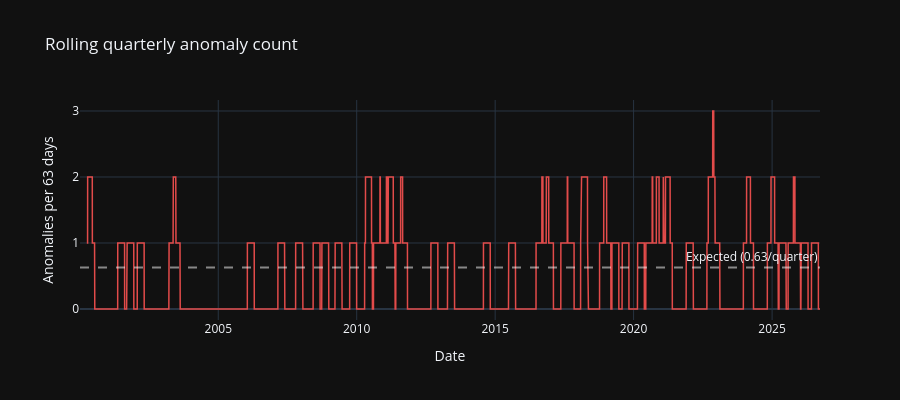

This figure's notebook cell:
### Markdown cell above
## 10. Anomaly clustering

### Code cell
# Rolling 63-day (one quarter) anomaly count
rolling_count = anomaly_99.astype(int).rolling(63).sum()

fig = go.Figure()
fig.add_trace(go.Scatter(
    x=returns.index, y=rolling_count.values,
    mode='lines', name='Rolling 63-day anomaly count',
    line=dict(color='#E24B4A', width=1.5),
))
fig.add_hline(
    y=63 * 0.01, line_dash='dash', line_color='white',
    opacity=0.5, annotation_text='Expected (0.63/quarter)',
)
fig.update_layout(
    template='plotly_dark',
    title='Rolling quarterly anomaly count',
    xaxis_title='Date', yaxis_title='Anomalies per 63 days',
    height=400,
)
fig.show()

### Figure 1 — Plotly figure (JSON) as saved in the notebook; plotly's stock layout.template omitted (floating-point values rounded to 4 significant figures; data arrays with more than 128 entries replaced by an {"elided": "..."} marker saying what was removed)
{"data": [{"line": {"color": "#E24B4A", "width": 1.5}, "mode": "lines", "name": "Rolling 63-day anomaly count", "type": "scatter", "x": {"elided": "6721 str values"}, "y": {"elided": "6721 float values"}}], "layout": {"annotations": [{"showarrow": false, "text": "Expected (0.63/quarter)", "x": 1, "xanchor": "right", "xref": "x domain", "y": 0.63, "yanchor": "bottom", "yref": "y"}], "height": 400, "shapes": [{"line": {"color": "white", "dash": "dash"}, "opacity": 0.5, "type": "line", "x0": 0, "x1": 1, "xref": "x domain", "y0": 0.63, "y1": 0.63, "yref": "y"}], "title": {"text": "Rolling quarterly anomaly count"}, "xaxis": {"title": {"text": "Date"}}, "yaxis": {"title": {"text": "Anomalies per 63 days"}}}}
